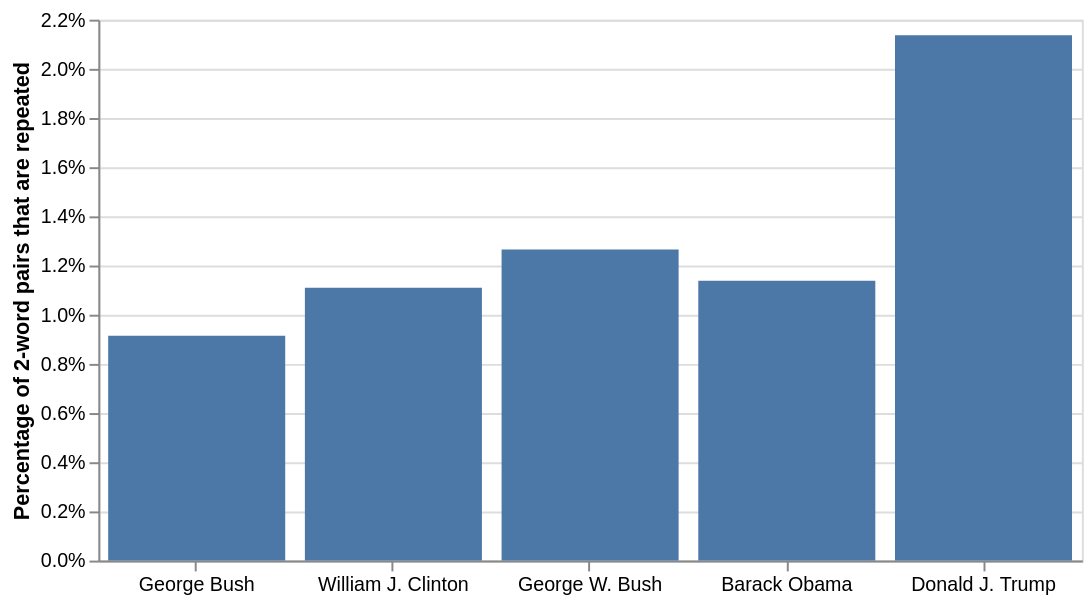

Express this chart as Vega-Lite.
### Vega-Lite specification from a JSON file in a GitHub repository (floating-point values rounded to 4 significant figures)
{"$schema": "https://vega.github.io/schema/vega-lite/v1.2.1.json", "data": {"values": [{"Percentage of 2-word pairs that are repeated": 0.009146, "most_common_repeated_bigrams": ["of the", "in the", "thank you", "to the", "and i", "it 's", "and the", "god bless", "for the", "the president", "going to", "i 'm", "we 're", "want to", "on the", "that 's", "i think", "do n't", "it is", "i do"], "n_repeated_bigrams": 7266, "n_tokens": 794483, "president": "George Bush", "president_id": 41}, {"Percentage of 2-word pairs that are repeated": 0.01109, "most_common_repeated_bigrams": ["of the", "in the", "it 's", "the president", "do n't", "i think", "to the", "going to", "that 's", "we 're", "and the", "he 's", "thank you", "on the", "ms myers", "it was", "we have", "will be", "to be", "to do"], "n_repeated_bigrams": 25218, "n_tokens": 2273566, "president": "William J. Clinton", "president_id": 42}, {"Percentage of 2-word pairs that are repeated": 0.01265, "most_common_repeated_bigrams": ["of the", "thank you", "it 's", "in the", "that 's", "i 'm", "to the", "and i", "a lot", "to be", "going to", "we 're", "for the", "the president", "and the", "he 's", "'s a", "want to", "it is", "from to"], "n_repeated_bigrams": 13077, "n_tokens": 1033892, "president": "George W. Bush", "president_id": 43}, {"Percentage of 2-word pairs that are repeated": 0.01138, "most_common_repeated_bigrams": ["of the", "thank you", "it 's", "that 's", "going to", "in the", "we 're", "we can", "that we", "i 'm", "to be", "to the", "we will", "we 've", "this is", "we have", "i think", "for the", "the same", "do n't"], "n_repeated_bigrams": 19096, "n_tokens": 1678236, "president": "Barack Obama", "president_id": 44}, {"Percentage of 2-word pairs that are repeated": 0.02137, "most_common_repeated_bigrams": ["thank you", "going to", "it 's", "we 're", "of the", "we will", "'re going", "they 're", "we have", "that 's", "do n't", "i 'm", "we are", "make america", "will make", "god bless", "to be", "a lot", "in the", "want to"], "n_repeated_bigrams": 21810, "n_tokens": 1020555, "president": "Donald J. Trump", "president_id": 45}]}, "encoding": {"x": {"axis": {"labelAngle": 0.0}, "field": "president", "sort": {"field": "president_id", "op": "values"}, "title": "", "type": "nominal"}, "y": {"axis": {"format": ".1%"}, "field": "Percentage of 2-word pairs that are repeated", "type": "quantitative"}}, "height": 275.0, "mark": "bar", "width": 500.0}
